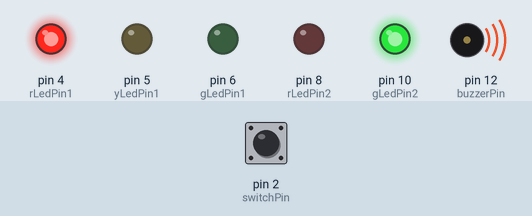
Recording of a sketch running on a simulated Arduino Uno, built with avr-gcc and run on an emulated ATmega328P. On the bench: output pins drawn as LEDs (lit = HIGH), buzzer (waves = sounding). Inputs (shaded band) come from the test bench; at power-on: pin 2 (switchPin) LOW.

Above: at 9.7 s.
18.1 s: pin 2 (switchPin) pulled HIGH for 3 s
At 21.8 s:
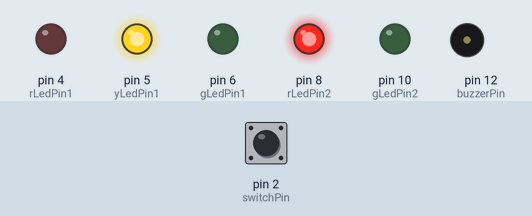
At 24.5 s:
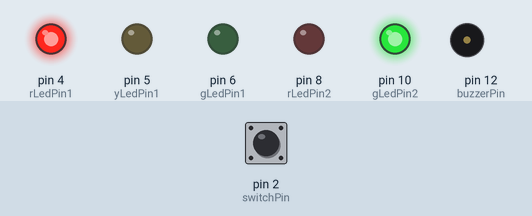
Timing chart, 0 to 34.1 s (numbered marks = the images above; inputs shaded):
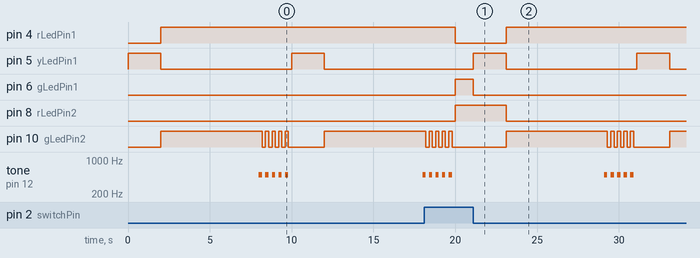

Measured:
- after the input at 18.1 s, pin 4 (rLedPin1): HIGH → LOW after 1.9 s, → HIGH 3.1 s later; pin 6 (gLedPin1): LOW → HIGH after 1.9 s, → LOW 1.1 s later; pin 8 (rLedPin2): LOW → HIGH after 1.9 s, → LOW 3.1 s later
- by itself, pin 5 (yLedPin1): alternates HIGH for 2.0 s and LOW for 8.0 s

The sketch:

04_Traffic_04_trafficLight.ino
```cpp
const int rLedPin1 = 4;  //主路红色LED灯连接引脚4
const int yLedPin1 = 5;  //主路黄色LED灯连接引脚5
const int gLedPin1 = 6;  //主路绿色LED灯连接引脚6
const int rLedPin2 = 8;   //人行道红色LED灯连接引脚8
const int gLedPin2 = 10; //人行道绿色LED灯连接引脚10

const int switchPin = 2;  //按键开关连接引脚2
const int buzzerPin = 12;   //蜂鸣器连接引脚12

void setup() {
  pinMode(rLedPin1, OUTPUT);     //设置引脚4为输出模式
  pinMode(yLedPin1, OUTPUT);     //设置引脚5为输出模式
  pinMode(gLedPin1, OUTPUT);     //设置引脚6为输出模式
  pinMode(rLedPin2, OUTPUT);     //设置引脚9为输出模式
  pinMode(gLedPin2, OUTPUT);   //设置引脚11为输出模式
  pinMode(switchPin, INPUT);         // 设置引脚2为输入模式
  pinMode(buzzerPin, OUTPUT);      // 设置引脚12为输出模式

}
void loop() {
  int switchValue = 0;      //定义变量并赋初值为0
  switchValue = digitalRead(switchPin);      //读取按键引脚2的值
  if (switchValue == 1) {        //判断键值等于0，执行下面的程序
    digitalWrite(gLedPin1, HIGH);       //主路绿色LED亮
    digitalWrite(yLedPin1, LOW);       //主路黄色LED灭
    digitalWrite(rLedPin1, LOW);          //主路红色LED灭
    digitalWrite(gLedPin2, LOW);       //人行道绿色LED灭
    digitalWrite(rLedPin2, HIGH);         //人行道红色LED亮
  }
  else {        //按键按下，键值为1,将执行下面的语句
    digitalWrite(gLedPin1, LOW);          //主路绿色LED灭
    digitalWrite(yLedPin1, HIGH);         //主路黄色LED亮
    delay(2000);                             //等候2秒
    digitalWrite(yLedPin1, LOW);         //主路黄色LED灭
    digitalWrite(rLedPin1, HIGH);           //主路红色LED亮
    digitalWrite(rLedPin2, LOW);           //人行道红色LED灭
    digitalWrite(gLedPin2, HIGH);         //人行道绿色LED亮
    delay(6000);                            //等候6秒
    // 人行道的绿色LED闪烁，同时蜂鸣器响。时间长度2秒
    for (int i = 1; i <= 5; i++) {
      digitalWrite(gLedPin2, HIGH);         //人行道绿色LED亮
      tone(buzzerPin, 500);        //调用蜂鸣器发声函数，同时延时100ms
      delay(200);
      digitalWrite(gLedPin2, LOW);         //人行道绿色LED灭
      noTone(buzzerPin);
      delay(200);
    }
  }
}
```
